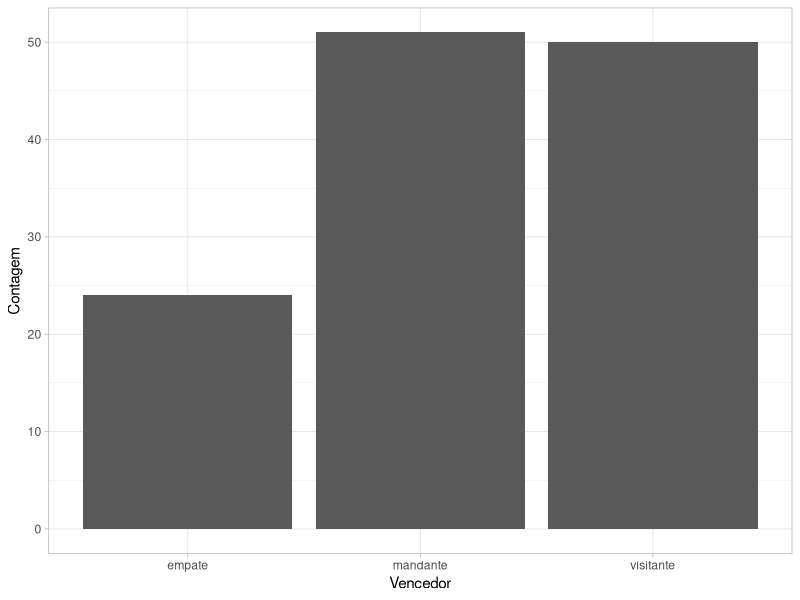
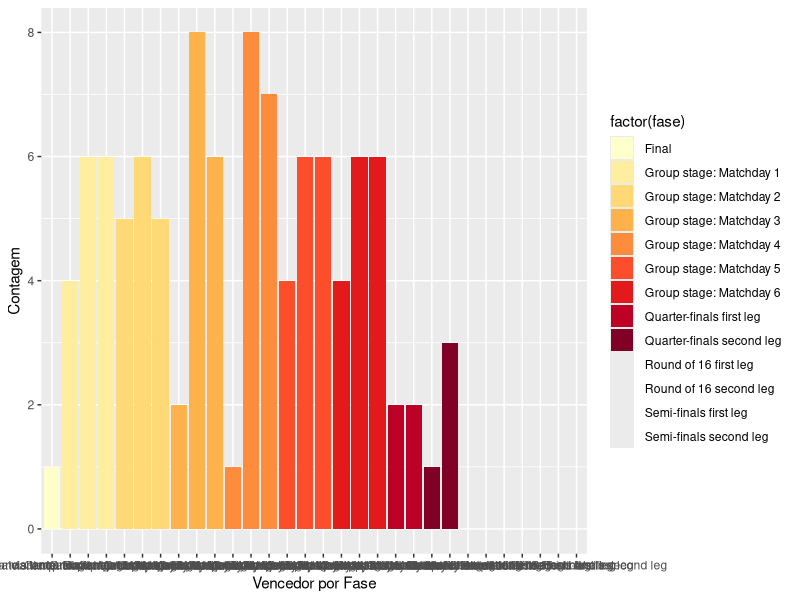

Write the R code that produced these figures, in order.
## ---- chunk 1
knitr::opts_chunk$set(echo = TRUE)
## ---- chunk 2
library(tidyverse)
jogos <- read.csv("(5.2) Champions League 2020-2021.csv")
## ---- chunk 3
View(jogos) # não usar quando o dataset for muito grande
## ---- chunk 4
head(jogos, n=5)
## ---- chunk 5
str(jogos)
## ---- chunk 6
glimpse(jogos)
## ---- chunk 7
print(jogos$stage)
## ---- chunk 8
dim(jogos)
## ---- chunk 9
names(jogos)
## ---- chunk 10
jogos = jogos %>% rename(fase = stage,
                 data = date,
                 mandante = team_name_home,
                 visitante = team_name_away)
## ---- chunk 11
jogos <- jogos %>% mutate(time_vencedor = case_when(
  c(jogos$team_home_score-jogos$team_away_score)==0 ~ "empate",
  c(jogos$team_home_score-jogos$team_away_score)>0 ~ "mandante",
  c(jogos$team_home_score-jogos$team_away_score)<0 ~ "visitante")) %>% 
  relocate(time_vencedor, .after = team_away_score)
## ---- chunk 12
ggplot(jogos) + 
  geom_bar(aes(x = time_vencedor)) + 
  labs(x = "Vencedor",
       y = "Contagem") + 
  theme_light()
## ---- chunk 13
ggplot(jogos) + 
  geom_bar(aes(x = interaction(time_vencedor, fase), fill=factor(fase))) + 
  labs(x = "Vencedor por Fase",
       y = "Contagem") + 
  scale_fill_brewer(palette=18)
## ---- chunk 14
jogos[1, 23]
## ---- chunk 15
extrai_gol <- str_extract_all(jogos$events_list, 
                     "'Goal', 'action_player_1': '\\w*(.*?)\\w*\\'",
                     simplify = TRUE)
## ---- chunk 16
gol <- gsub("'Goal', 'action_player_1': ", "", extrai_gol)
gol_jogador <- gsub("'", "", gol)
## ---- chunk 17
extrai_gol
## ---- chunk 18
gol
## ---- chunk 19
gol_jogador
## ---- chunk 20
extrai_penalti <- str_extract_all(jogos$events_list,
              "'event_type': 'Penalty', 'action_player_1': '\\w*(.*?)\\w*\\'",
              simplify = TRUE)
extrai_penalti <- gsub("'event_type': 'Penalty', 'action_player_1': ", "", extrai_penalti)
extrai_penalti <- gsub("'", "", extrai_penalti)
## ---- chunk 21
sort(table(cbind(gol_jogador, extrai_penalti)), decreasing = T)
## ---- chunk 22
jogos = mutate(jogos,
                 exemplo_recode = recode(pens,
                                   "False" = "falso",
                                   "True" = "verdadeiro"))
## ---- chunk 23
jogos_exclui = transmute(jogos,
                   fase, data)
## ---- chunk 24
jogos = select(jogos,
                fase:lineup_away)
## ---- chunk 25
jogos = jogos %>% select(fase, data, time_vencedor, everything())
## ---- chunk 26
estatisticas_mandante = summarise(jogos,
                         mandante = n(),
                         media_gols = mean(team_home_score),
                         maximo = max(team_home_score))
## ---- chunk 27
times = group_by(jogos, mandante)
## ---- chunk 28
estatisticas_times = times %>% summarise(media = mean(team_home_score),
                                         maximo = max(team_home_score))
## ---- chunk 29
mandante_fez_gol = filter(jogos, team_home_score > 0)
## ---- chunk 30
slice = jogos %>% slice(1:10)
